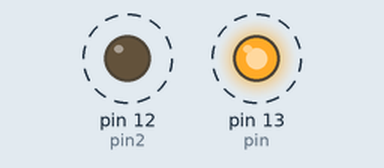
Bench run of a sketch on a simulated Arduino Uno, built with avr-gcc and run on an emulated ATmega328P. On the bench: output pins drawn as LEDs (lit = HIGH). Dashed ring = blinking.

Above: at 0.2 s.
Timing chart, 0 to 3.0 s (numbered marks = the images above):
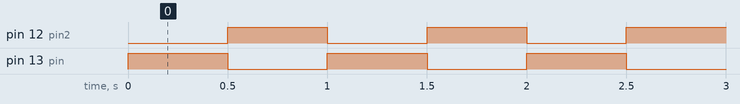

The sketch:

Lesson1.ino
```cpp
/*
Programmer: Sage Smith
Tutorial 1: Turn on and off Led
Wiring: *OPTION 1* tall end of LED in port 13, short end in GND. This works because port 13 has a built in resistor
        *OPTION 2* Wire out of port 12 (positive) to breadboard then resistor (100 oms) then tall end of led then wire from bread board to GND (negative)
*/

//LED we will be using
int pin = 13, pin2 = 12;

//setup runs once on startup of arduino
void setup(){
  //this method designates whether a specified pin will be listening to input or sending output
  //in this example we will be sending output to our designated pin
  pinMode(pin, OUTPUT);
  pinMode(pin2,OUTPUT);
}

//this loop runs continuously while arduino is on, exactly the same as a while(true){} in java
void loop(){
  //digitalWrite(int, int) is used to turn on pin switch HIGH turns switch on LOW turns switch off
  digitalWrite(pin, HIGH);
  //delay(long) delays the loop by the specified number of milliseconds exactly like a Thread.sleep(long) in java
  delay(500);
  digitalWrite(pin, LOW);
  digitalWrite(pin2,HIGH);
  delay(500);
  digitalWrite(pin2,LOW);
}
```

Measured:
- by itself, pin 12 (pin2), pin 13 (pin): alternates HIGH for 0.50 s and LOW for 0.50 s
- by itself, everything shown: repeats every 1.0 s, in 3 steps
